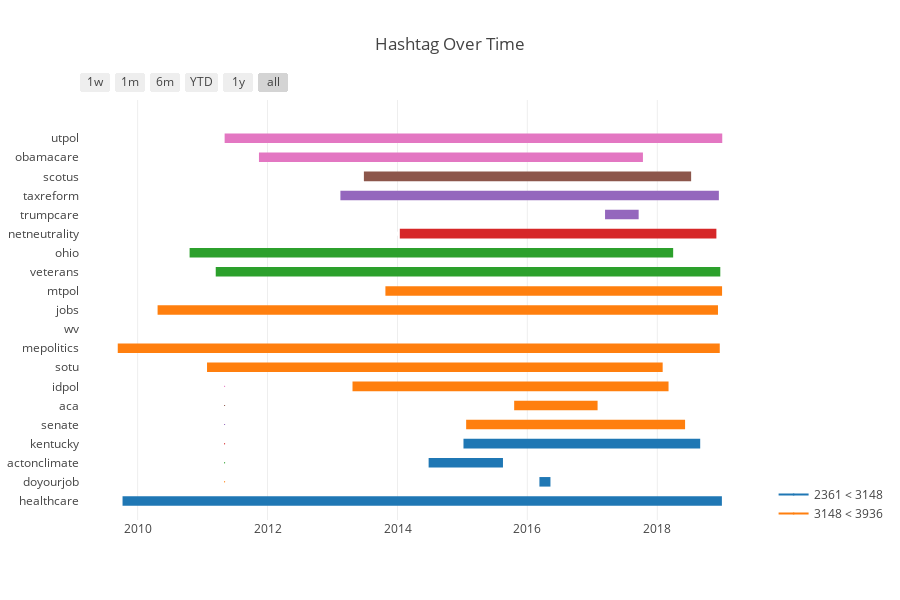

The notebook cell saved with this chart:
### Code cell
import plotly.offline as py
import plotly.figure_factory as ff

py.init_notebook_mode(connected=True)

TOP_K = 20
df = []
max_tag = max([l_tags[i][0] for i in range(TOP_K)])

def get_bucket(max_tag, num_buckets, my_val):
    tags_per_group = max_tag/num_buckets
    for i in range(num_buckets):
        if my_val > i*tags_per_group and my_val <= (i+1)*tags_per_group:
            return f"{int(i*tags_per_group)} < {int((i+1)*tags_per_group)}"
    return f"< {max_tag}"

NUM_BUCKETS = 10

for i in range(TOP_K):
    tag = l_tags[i][1]
    s_date = hashtags_min_date[tag]
    e_date = hashtags_max_date[tag]
    s_date = f"{s_date.year}-{s_date.month}-{s_date.day}"
    e_date = f"{e_date.year}-{e_date.month}-{e_date.day}"
    bucket = get_bucket(max_tag, NUM_BUCKETS, l_tags[i][0])
    df.append(dict(Task=tag, Start=s_date, Finish=e_date, Resource=f'{bucket}'))

colors = "Viridis" # ["#FCB711", "#F37021", "#CC004C", "#6460AA", "#0089D0", "#0DB14B"]

fig = ff.create_gantt(df[::-1], bar_width=0.25,  title='Hashtag Over Time', 
                      showgrid_x=True, show_colorbar=True, index_col='Resource')
py.iplot(fig)

### Figure 1 — Plotly figure (JSON) as saved in the notebook; plotly's stock layout.template omitted (floating-point values rounded to 4 significant figures)
{"data": [{"marker": {"color": "white"}, "name": "", "type": "scatter", "uid": "c62b1d9c-a901-4788-9be0-10a15abc96f4", "x": ["2009-10-8", "2018-12-30"], "y": [0, 0]}, {"marker": {"color": "white"}, "name": "", "type": "scatter", "uid": "2205dd92-59db-4998-907a-bc71666ab2f8", "x": ["2016-3-9", "2016-5-10"], "y": [1, 1]}, {"marker": {"color": "white"}, "name": "", "type": "scatter", "uid": "120e1c8b-6bbb-4edc-ac9a-25000bfff9be", "x": ["2014-6-25", "2015-8-17"], "y": [2, 2]}, {"marker": {"color": "white"}, "name": "", "type": "scatter", "uid": "f9004910-3b53-45d5-ae03-01e5736641f3", "x": ["2015-1-7", "2018-8-30"], "y": [3, 3]}, {"marker": {"color": "white"}, "name": "", "type": "scatter", "uid": "a7f56218-5475-453d-9f3a-fe0e6a391be1", "x": ["2015-1-22", "2018-6-6"], "y": [4, 4]}, {"marker": {"color": "white"}, "name": "", "type": "scatter", "uid": "16dc8e36-9d30-4287-b416-4c584d994c40", "x": ["2015-10-19", "2017-1-30"], "y": [5, 5]}, {"marker": {"color": "white"}, "name": "", "type": "scatter", "uid": "1ad49fbc-10ca-4b54-ace5-fa578056b7fd", "x": ["2013-4-23", "2018-3-5"], "y": [6, 6]}, {"marker": {"color": "white"}, "name": "", "type": "scatter", "uid": "29f8d72b-a277-4234-82f9-35c8d039671a", "x": ["2011-1-26", "2018-1-31"], "y": [7, 7]}, {"marker": {"color": "white"}, "name": "", "type": "scatter", "uid": "1855b6a4-6ce1-42be-a1d5-aff77aa8d80c", "x": ["2009-9-11", "2018-12-18"], "y": [8, 8]}, {"marker": {"color": "white"}, "name": "", "type": "scatter", "uid": "40f1ad40-5ef6-4aec-9948-140c11a85c14", "x": ["2015-4-26", "2015-4-26"], "y": [9, 9]}, {"marker": {"color": "white"}, "name": "", "type": "scatter", "uid": "6303b3f2-785d-4011-b10a-b09a0619e4e3", "x": ["2010-4-23", "2018-12-8"], "y": [10, 10]}, {"marker": {"color": "white"}, "name": "", "type": "scatter", "uid": "b36d86bc-0f7e-45a8-af26-d0b4cd7617b6", "x": ["2013-10-25", "2018-12-31"], "y": [11, 11]}, {"marker": {"color": "white"}, "name": "", "type": "scatter", "uid": "f575909c-19f3-4f79-ba8d-539a9166d4a7", "x": ["2011-3-16", "2018-12-21"], "y": [12, 12]}, {"marker": {"color": "white"}, "name": "", "type": "scatter", "uid": "d557dfd9-6619-497b-9763-90ccac936f73", "x": ["2010-10-20", "2018-3-31"], "y": [13, 13]}, {"marker": {"color": "white"}, "name": "", "type": "scatter", "uid": "098284d6-c3ed-4628-b93d-f8239df8d0ff", "x": ["2014-1-14", "2018-11-29"], "y": [14, 14]}, {"marker": {"color": "white"}, "name": "", "type": "scatter", "uid": "7f8978c2-1f46-4362-a5ee-49ff6e8fb63c", "x": ["2017-3-13", "2017-9-18"], "y": [15, 15]}, {"marker": {"color": "white"}, "name": "", "type": "scatter", "uid": "410f174a-af26-47e3-9cca-2bbcc4c1bb97", "x": ["2013-2-14", "2018-12-13"], "y": [16, 16]}, {"marker": {"color": "white"}, "name": "", "type": "scatter", "uid": "c16cb539-aa2f-465b-b461-819d70b548fd", "x": ["2013-6-26", "2018-7-10"], "y": [17, 17]}, {"marker": {"color": "white"}, "name": "", "type": "scatter", "uid": "7ac4628b-e5f5-4604-81aa-e9546b0f8a8e", "x": ["2011-11-14", "2017-10-12"], "y": [18, 18]}, {"marker": {"color": "white"}, "name": "", "type": "scatter", "uid": "09848c98-f051-4c48-bd36-2f11d270cc75", "x": ["2011-5-5", "2019-1-1"], "y": [19, 19]}, {"hoverinfo": "none", "marker": {"color": "rgb(31, 119, 180)", "size": 1}, "name": "2361 < 3148", "showlegend": true, "type": "scatter", "uid": "c2feb386-a1c2-4f82-bd90-09de1d78c1c8", "x": ["2011-5-5", "2011-5-5"], "y": [0, 0]}, {"hoverinfo": "none", "marker": {"color": "rgb(255, 127, 14)", "size": 1}, "name": "3148 < 3936", "showlegend": true, "type": "scatter", "uid": "9eb8370d-773d-406f-a798-86b08b58bfb0", "x": ["2011-5-5", "2011-5-5"], "y": [1, 1]}, {"hoverinfo": "none", "marker": {"color": "rgb(44, 160, 44)", "size": 1}, "name": "3936 < 4723", "showlegend": true, "type": "scatter", "uid": "91158516-cfda-4dc8-abbc-77e69eff20bb", "x": ["2011-5-5", "2011-5-5"], "y": [2, 2]}, {"hoverinfo": "none", "marker": {"color": "rgb(214, 39, 40)", "size": 1}, "name": "4723 < 5510", "showlegend": true, "type": "scatter", "uid": "a9d8dd0d-3579-4eac-8b71-f3af4925e176", "x": ["2011-5-5", "2011-5-5"], "y": [3, 3]}, {"hoverinfo": "none", "marker": {"color": "rgb(148, 103, 189)", "size": 1}, "name": "5510 < 6297", "showlegend": true, "type": "scatter", "uid": "5f7d1c09-76d5-47cf-86e0-f794a005ecc2", "x": ["2011-5-5", "2011-5-5"], "y": [4, 4]}, {"hoverinfo": "none", "marker": {"color": "rgb(140, 86, 75)", "size": 1}, "name": "6297 < 7084", "showlegend": true, "type": "scatter", "uid": "d32dd35e-13f1-42f2-89cb-04ff1f885aca", "x": ["2011-5-5", "2011-5-5"], "y": [5, 5]}, {"hoverinfo": "none", "marker": {"color": "rgb(227, 119, 194)", "size": 1}, "name": "7084 < 7872", "showlegend": true, "type": "scatter", "uid": "900e8fa6-d947-42b5-94cf-2f3a4df674c7", "x": ["2011-5-5", "2011-5-5"], "y": [6, 6]}], "layout": {"height": 600, "hovermode": "closest", "shapes": [{"fillcolor": "rgb(31, 119, 180)", "line": {"width": 0}, "opacity": 1, "type": "rect", "x0": "2009-10-8", "x1": "2018-12-30", "xref": "x", "y0": -0.25, "y1": 0.25, "yref": "y"}, {"fillcolor": "rgb(31, 119, 180)", "line": {"width": 0}, "opacity": 1, "type": "rect", "x0": "2016-3-9", "x1": "2016-5-10", "xref": "x", "y0": 0.75, "y1": 1.25, "yref": "y"}, {"fillcolor": "rgb(31, 119, 180)", "line": {"width": 0}, "opacity": 1, "type": "rect", "x0": "2014-6-25", "x1": "2015-8-17", "xref": "x", "y0": 1.75, "y1": 2.25, "yref": "y"}, {"fillcolor": "rgb(31, 119, 180)", "line": {"width": 0}, "opacity": 1, "type": "rect", "x0": "2015-1-7", "x1": "2018-8-30", "xref": "x", "y0": 2.75, "y1": 3.25, "yref": "y"}, {"fillcolor": "rgb(255, 127, 14)", "line": {"width": 0}, "opacity": 1, "type": "rect", "x0": "2015-1-22", "x1": "2018-6-6", "xref": "x", "y0": 3.75, "y1": 4.25, "yref": "y"}, {"fillcolor": "rgb(255, 127, 14)", "line": {"width": 0}, "opacity": 1, "type": "rect", "x0": "2015-10-19", "x1": "2017-1-30", "xref": "x", "y0": 4.75, "y1": 5.25, "yref": "y"}, {"fillcolor": "rgb(255, 127, 14)", "line": {"width": 0}, "opacity": 1, "type": "rect", "x0": "2013-4-23", "x1": "2018-3-5", "xref": "x", "y0": 5.75, "y1": 6.25, "yref": "y"}, {"fillcolor": "rgb(255, 127, 14)", "line": {"width": 0}, "opacity": 1, "type": "rect", "x0": "2011-1-26", "x1": "2018-1-31", "xref": "x", "y0": 6.75, "y1": 7.25, "yref": "y"}, {"fillcolor": "rgb(255, 127, 14)", "line": {"width": 0}, "opacity": 1, "type": "rect", "x0": "2009-9-11", "x1": "2018-12-18", "xref": "x", "y0": 7.75, "y1": 8.25, "yref": "y"}, {"fillcolor": "rgb(255, 127, 14)", "line": {"width": 0}, "opacity": 1, "type": "rect", "x0": "2015-4-26", "x1": "2015-4-26", "xref": "x", "y0": 8.75, "y1": 9.25, "yref": "y"}, {"fillcolor": "rgb(255, 127, 14)", "line": {"width": 0}, "opacity": 1, "type": "rect", "x0": "2010-4-23", "x1": "2018-12-8", "xref": "x", "y0": 9.75, "y1": 10.25, "yref": "y"}, {"fillcolor": "rgb(255, 127, 14)", "line": {"width": 0}, "opacity": 1, "type": "rect", "x0": "2013-10-25", "x1": "2018-12-31", "xref": "x", "y0": 10.75, "y1": 11.25, "yref": "y"}, {"fillcolor": "rgb(44, 160, 44)", "line": {"width": 0}, "opacity": 1, "type": "rect", "x0": "2011-3-16", "x1": "2018-12-21", "xref": "x", "y0": 11.75, "y1": 12.25, "yref": "y"}, {"fillcolor": "rgb(44, 160, 44)", "line": {"width": 0}, "opacity": 1, "type": "rect", "x0": "2010-10-20", "x1": "2018-3-31", "xref": "x", "y0": 12.75, "y1": 13.25, "yref": "y"}, {"fillcolor": "rgb(214, 39, 40)", "line": {"width": 0}, "opacity": 1, "type": "rect", "x0": "2014-1-14", "x1": "2018-11-29", "xref": "x", "y0": 13.75, "y1": 14.25, "yref": "y"}, {"fillcolor": "rgb(148, 103, 189)", "line": {"width": 0}, "opacity": 1, "type": "rect", "x0": "2017-3-13", "x1": "2017-9-18", "xref": "x", "y0": 14.75, "y1": 15.25, "yref": "y"}, {"fillcolor": "rgb(148, 103, 189)", "line": {"width": 0}, "opacity": 1, "type": "rect", "x0": "2013-2-14", "x1": "2018-12-13", "xref": "x", "y0": 15.75, "y1": 16.25, "yref": "y"}, {"fillcolor": "rgb(140, 86, 75)", "line": {"width": 0}, "opacity": 1, "type": "rect", "x0": "2013-6-26", "x1": "2018-7-10", "xref": "x", "y0": 16.75, "y1": 17.25, "yref": "y"}, {"fillcolor": "rgb(227, 119, 194)", "line": {"width": 0}, "opacity": 1, "type": "rect", "x0": "2011-11-14", "x1": "2017-10-12", "xref": "x", "y0": 17.75, "y1": 18.25, "yref": "y"}, {"fillcolor": "rgb(227, 119, 194)", "line": {"width": 0}, "opacity": 1, "type": "rect", "x0": "2011-5-5", "x1": "2019-1-1", "xref": "x", "y0": 18.75, "y1": 19.25, "yref": "y"}], "showlegend": true, "title": {"text": "Hashtag Over Time"}, "width": 900, "xaxis": {"rangeselector": {"buttons": [{"count": 7, "label": "1w", "step": "day", "stepmode": "backward"}, {"count": 1, "label": "1m", "step": "month", "stepmode": "backward"}, {"count": 6, "label": "6m", "step": "month", "stepmode": "backward"}, {"count": 1, "label": "YTD", "step": "year", "stepmode": "todate"}, {"count": 1, "label": "1y", "step": "year", "stepmode": "backward"}, {"step": "all"}]}, "showgrid": true, "type": "date", "zeroline": false}, "yaxis": {"autorange": false, "range": [-1, 21], "showgrid": false, "ticktext": ["healthcare", "doyourjob", "actonclimate", "kentucky", "senate", "aca", "idpol", "sotu", "mepolitics", "wv", "jobs", "mtpol", "veterans", "ohio", "netneutrality", "trumpcare", "taxreform", "scotus", "obamacare", "utpol"], "tickvals": [0, 1, 2, 3, 4, 5, 6, 7, 8, 9, 10, 11, 12, 13, 14, 15, 16, 17, 18, 19], "zeroline": false}}}
